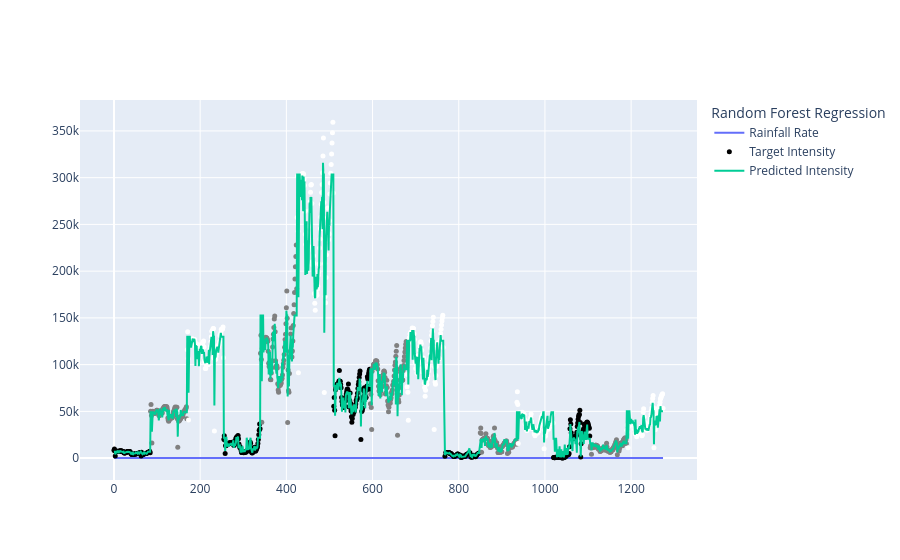
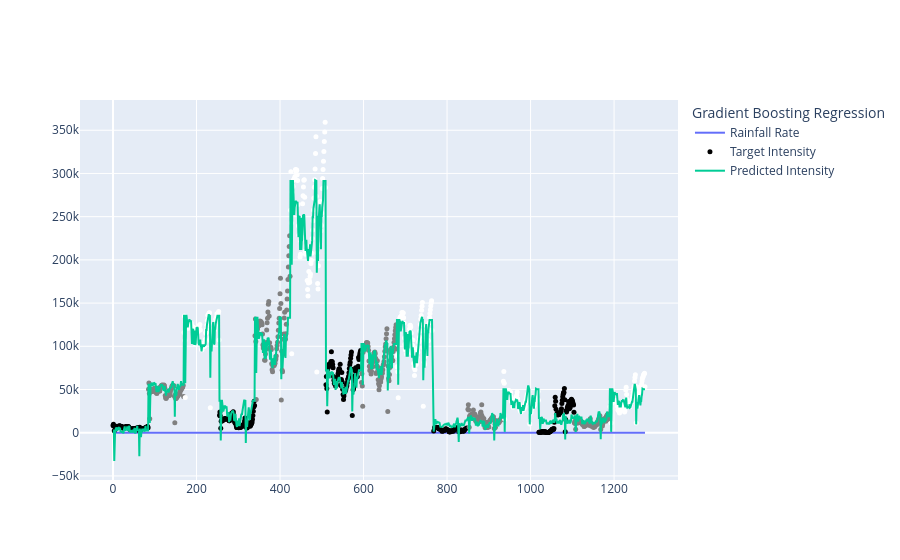
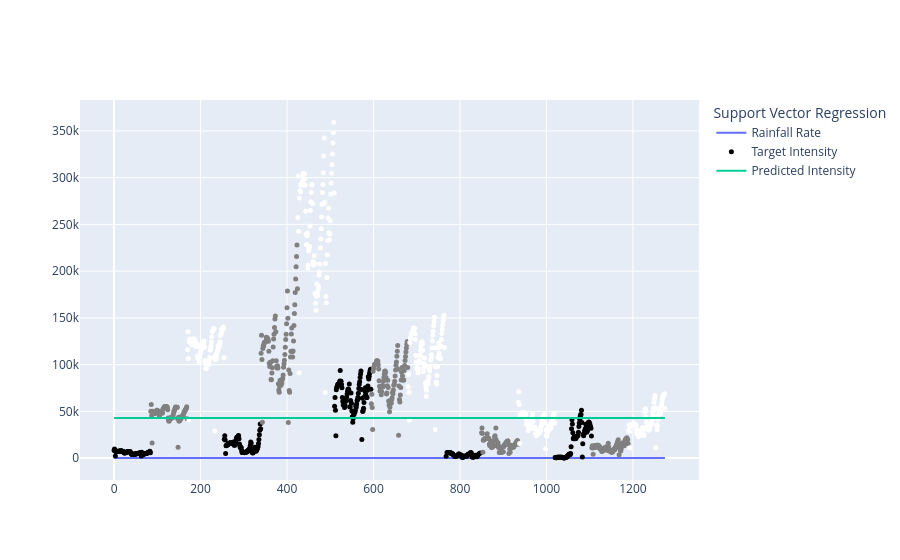

Notebook source saved alongside these figures, in order:
### Markdown cell above
### Model Selection

### Code cell
# Feature Engineering
# regression_data['rainfall_rate_squared'] = df['rainfall_rate']**2
# df['range_squared'] = df['range']**2
# df['interaction'] = df['rainfall_rate'] * df['range']

# Define features and target
X = model_data[["range", "reflectivity", "precipitation.intensity_hour_shifted"]]
y = model_data["intensity"]

# Split data into training and testing sets
X_train, X_test, y_train, y_test = train_test_split(X, y, test_size=0.1, random_state=42)

# List of models to evaluate
models = [
    # ("Linear Regression", LinearRegression()),
    # (
    #     "Polynomial Regression (Degree 2)",
    #     make_pipeline(PolynomialFeatures(degree=2, interaction_only=False), LinearRegression()),
    # ),
    ("Random Forest Regression", RandomForestRegressor(n_estimators=100, random_state=42)),
    ("Gradient Boosting Regression", GradientBoostingRegressor(n_estimators=100, random_state=42)),
    ("Support Vector Regression", make_pipeline(StandardScaler(), SVR(kernel="rbf"))),
]

# Loop over models and evaluate
results = []
for name, model in models:
    model.fit(X_train, y_train)
    y_pred = model.predict(X_test)

    mse = mean_squared_error(y_test, y_pred)
    rmse = np.sqrt(mse)
    r2 = r2_score(y_test, y_pred)

    results.append((name, rmse, r2))

    print(f"{name} - RMSE: {rmse}, R-squared: {r2}")

    # Plot the results
    fig = go.Figure()
    fig.add_trace(
        go.Scatter(
            x=model_data.index,
            y=regression_data["precipitation.intensity_hour_shifted"],
            mode="lines",
            name="Rainfall Rate",
        )
    )
    fig.add_trace(
        go.Scatter(
            x=model_data.index,
            y=model_data["intensity"],
            mode="markers",
            name="Target Intensity",
            text=model_data["target"],
            marker=dict(size=5, color=model_data["color"]),
        )
    )
    fig.add_trace(go.Scatter(x=model_data.index, y=model.predict(X), mode="lines", name="Predicted Intensity"))
    fig.update_layout(legend_title=name)
    fig.show()


# Summarize results
for name, rmse, r2 in results:
    print(f"{name} - RMSE: {rmse:.4f}, R-squared: {r2:.4f}")

### Figure 1 — Plotly figure (JSON) as saved in the notebook; plotly's stock layout.template omitted (floating-point values rounded to 4 significant figures; data arrays with more than 128 entries replaced by an {"elided": "..."} marker saying what was removed)
{"data": [{"mode": "lines", "name": "Rainfall Rate", "type": "scatter", "x": {"elided": "1248 int values"}, "y": {"elided": "1275 float values"}}, {"marker": {"color": {"elided": "1248 str values"}, "size": 5}, "mode": "markers", "name": "Target Intensity", "text": {"elided": "1248 str values"}, "type": "scatter", "x": {"elided": "1248 int values"}, "y": {"elided": "1248 float values"}}, {"mode": "lines", "name": "Predicted Intensity", "type": "scatter", "x": {"elided": "1248 int values"}, "y": {"elided": "1248 float values"}}], "layout": {"legend": {"title": {"text": "Random Forest Regression"}}}}

### Figure 2 — Plotly figure (JSON) as saved in the notebook; plotly's stock layout.template omitted (floating-point values rounded to 4 significant figures; data arrays with more than 128 entries replaced by an {"elided": "..."} marker saying what was removed)
{"data": [{"mode": "lines", "name": "Rainfall Rate", "type": "scatter", "x": {"elided": "1248 int values"}, "y": {"elided": "1275 float values"}}, {"marker": {"color": {"elided": "1248 str values"}, "size": 5}, "mode": "markers", "name": "Target Intensity", "text": {"elided": "1248 str values"}, "type": "scatter", "x": {"elided": "1248 int values"}, "y": {"elided": "1248 float values"}}, {"mode": "lines", "name": "Predicted Intensity", "type": "scatter", "x": {"elided": "1248 int values"}, "y": {"elided": "1248 float values"}}], "layout": {"legend": {"title": {"text": "Gradient Boosting Regression"}}}}

### Figure 3 — Plotly figure (JSON) as saved in the notebook; plotly's stock layout.template omitted (floating-point values rounded to 4 significant figures; data arrays with more than 128 entries replaced by an {"elided": "..."} marker saying what was removed)
{"data": [{"mode": "lines", "name": "Rainfall Rate", "type": "scatter", "x": {"elided": "1248 int values"}, "y": {"elided": "1275 float values"}}, {"marker": {"color": {"elided": "1248 str values"}, "size": 5}, "mode": "markers", "name": "Target Intensity", "text": {"elided": "1248 str values"}, "type": "scatter", "x": {"elided": "1248 int values"}, "y": {"elided": "1248 float values"}}, {"mode": "lines", "name": "Predicted Intensity", "type": "scatter", "x": {"elided": "1248 int values"}, "y": {"elided": "1248 float values"}}], "layout": {"legend": {"title": {"text": "Support Vector Regression"}}}}
